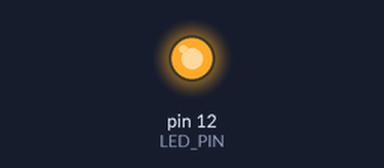
Bench run of a sketch on a simulated Arduino Uno, built with avr-gcc and run on an emulated ATmega328P. On the bench: output pins drawn as LEDs (lit = HIGH).

Above: at 0.1 s.
At 2.1 s:
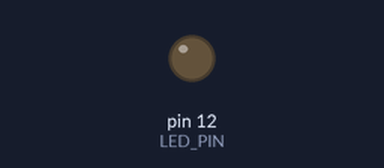
Timing chart, 0 to 3.6 s (numbered marks = the images above):
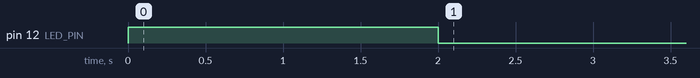

Measured:
- by itself, pin 12 (LED_PIN): HIGH → LOW at 2.0 s

The sketch:

IRandLightTest.ino
```cpp
const int LED_PIN = 12;
  const int IR_READ_PIN = A0;

void setup() {
  // put your setup code here, to run once:

  pinMode(LED_PIN, OUTPUT);
  digitalWrite(LED_PIN, HIGH);

}

void loop() {
  // put your main code here, to run repeatedly:
  delay(2000);
  digitalWrite(LED_PIN, LOW);
}
```
